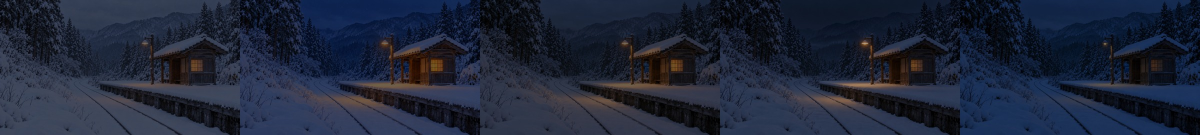
#> input picture bgm/WAVE11_雪の無人駅/検品/v2_完成_5場面.jpg, 2400 x 270 px (shown at 1/2 size)
$ python -i '登録ずれを測る.py'   (imports and definitions only)   (older library calls are emulated)
#> lines starting #> are read from the running program, lines starting #| are printed output that depends on the picture; after the words box and inside, x2 and y2 are one past the last pixel; in counts of white or black regions, pixels touching at a corner belong together
#!/usr/bin/env python3
"""WAVE11 の5場面（WAVE10版を写した）が基準画像（第3場面）と同じ位置にあるかを測る。

ディゾルブは物を動かさず重ねるだけなので、ホームの灯りと待合室の窓（小さく明るい孤立物）が
ずれると10秒間「灯りが2つ」に見える（WAVE07の月の教訓）。

1. 全体：輪郭（勾配の強さ）どうしの位相相関で、画面全体の平行移動を出す
2. 局所：石段・山門・灯籠の周りの小窓ごとに同じことをして、部分的な歪みを出す
3. 火袋：基準の火袋の周り 90×90 で、場面側の明るい塊の重心を比べる
4. 明るさ：平均輝度・16未満・250以上・最大の黒塊・局所std
"""
from __future__ import annotations

import json
import sys
from pathlib import Path

import cv2
import numpy as np

HERE = Path(__file__).resolve().parent
IMAGES = HERE / "画像"
REFERENCE = "wave11_03_雪の止んだ夜.png"
SCENES = ("wave11_01_暮れ方の雪.png", "wave11_02_灯のともる駅.png", REFERENCE,
          "wave11_04_夜更けの雪明かり.png", "wave11_05_未明の青.png")
# 基準画像で見たホームの灯り・待合室の窓のおおよその中心（1920×1080）。基準の上で重心を取り直して使う
LANTERNS = ((1158, 340), (1575, 522))
# 局所の小窓（x, y, 幅, 高さ）：ホームの縁・待合室・灯りの柱・線路・左の杉
WINDOWS = {"ホームの縁": (800, 640, 1100, 300), "待合室": (1250, 300, 520, 380),
           "灯りの柱": (1110, 260, 140, 420), "線路": (580, 640, 600, 400),
           "左の杉と土手": (100, 150, 600, 700)}


# [35 lines left out: functions gray, edges, shift, lantern_centres, not called in this run]


def levels(path: Path) -> dict:
#> called with path = '検品/v2_完成_5場面.jpg'
    image = cv2.imread(str(path), cv2.IMREAD_COLOR)
#> image is the input picture: shape (270, 2400, 3); mean B, G, R 57.2, 38.4, 31.1
    rgb = image[:, :, ::-1].astype(np.float32)
    y = 0.2126 * rgb[..., 0] + 0.7152 * rgb[..., 1] + 0.0722 * rgb[..., 2]
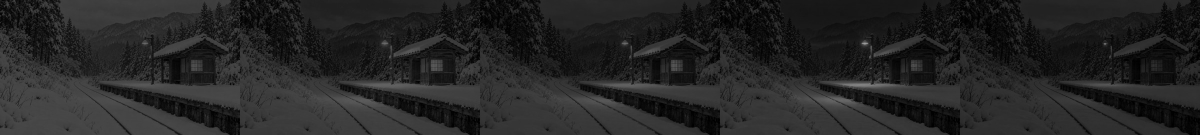
#> y: shape (270, 2400) float32 (shown at 1/2 size); min 0, max 157.9, mean 38.2
    dark = (y <= 8).astype(np.uint8)
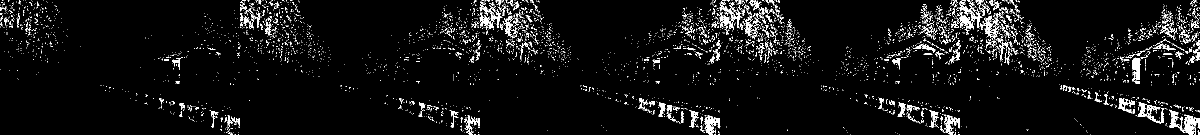
#> dark: shape (270, 2400) (shown at 1/2 size); values 0 (black) and 1 (white), 5% white in thin lines or dots
    count, _, stats, _ = cv2.connectedComponentsWithStats(dark, connectivity=8)
#> count = 4889
    biggest = int(stats[1:, cv2.CC_STAT_AREA].max()) if count > 1 else 0
#> biggest = 700
    small = cv2.resize(y, (480, 270), interpolation=cv2.INTER_AREA)
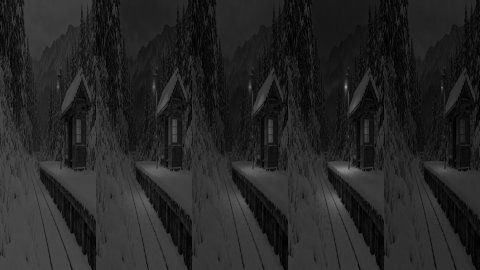
#> small: shape (270, 480) float32; min 0.213, max 150.9, mean 38.2
    mean = cv2.blur(small, (9, 9))
    sq = cv2.blur(small * small, (9, 9))
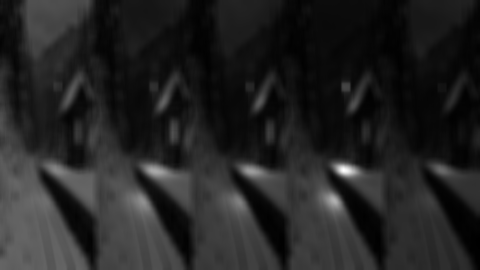
#> sq: shape (270, 480) float32; min 19.16, max 12700.3, mean 1825.1; drawn with min black and max white
    local = np.sqrt(np.maximum(sq - mean * mean, 0))
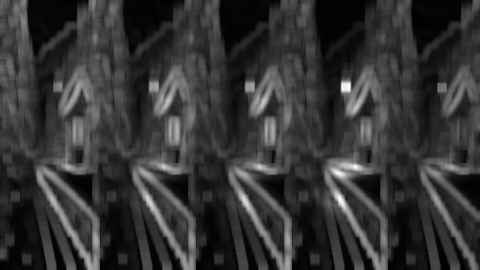
#> local: shape (270, 480) float32; min 0.0428, max 35.91, mean 7.6; drawn with min black and max white
    return {"mean": round(float(y.mean()), 2),
            "under16_pct": round(float((y < 16).mean() * 100), 2),
            "over250_pct": round(float((y >= 250).mean() * 100), 3),
            "largest_black_blob_pct": round(biggest / y.size * 100, 2),
            "local_std_median": round(float(np.median(local)), 2)}


# [27 lines left out: function main, not called in this run]


# [2 lines not run here, left out]

>>> result = levels('検品/v2_完成_5場面.jpg')
#> result = {'mean': 38.23, 'under16_pct': 15.38, 'over250_pct': 0, 'largest_black_blob_pct': 0.11, 'local_std_median': 7.04}
